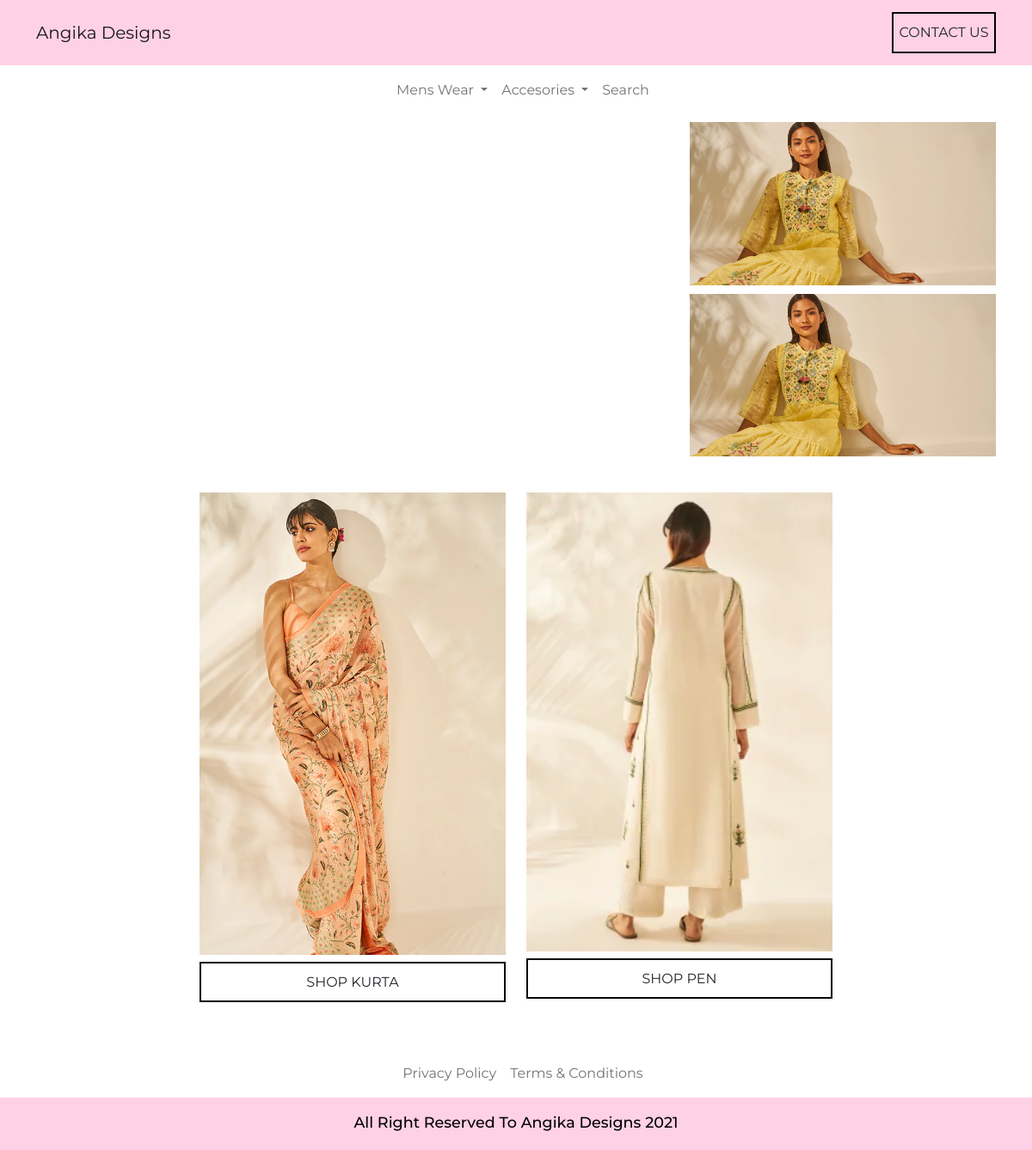
The page / on the database its author committed.
### angikadesignapp/models.py (models this page shows, shortened)
class MainCategories(models.Model):
    for_title = models.CharField(max_length=100)

class Categories(models.Model):
    main_cat = models.ForeignKey(MainCategories, on_delete=models.CASCADE,null=True)
    title = models.CharField(max_length=100)
    portrait_image = models.ImageField(upload_to="categories")
    landscape_image = models.ImageField(upload_to="categories", null=True)
    mention_with_pink_bg = models.BooleanField(default=False)
    slug = models.SlugField(unique=True, blank=True)

### angikadesignapp/views.py (the view)
# urls.py: 2. Add a URL to urlpatterns:  path('', views.home, name='home')
def home(request):
    meta_tag = MetaTags.objects.all()
    social_link = Angika_Link.objects.all()
    main_cat = MainCategories.objects.all()
    cat = Categories.objects.all()
    new_list_with_two_item = []
    list_cat = [ i for i in cat ]
    if len(list_cat)>1:
        random.shuffle(list_cat)
        for i in range(2):
            new_list_with_two_item.append(list_cat[i])
    carousel_image= Carousel.objects.all()
    context = {
        'social':social_link,
        'cat':cat,
        'cat_photo':new_list_with_two_item,
        'carousel':carousel_image,
        'main_cat':main_cat,
        'tag':meta_tag
    }
    return render(request, 'index.html', context)

### angikadesignapp/templates/index.html (shortened to what this page needs)
{% extends 'base.html' %}
{% block mainCont %}
<section class="mainImageSec">
    <div class="container">
        <div class="row">
            <div class="col-lg-8 col-12">
                <div id="carouselExampleControls" class="carousel slide" data-bs-ride="carousel">
                    <button class="carousel-control-prev" type="button" data-bs-target="#carouselExampleControls"
                        data-bs-slide="prev">
                        <span class="carousel-control-prev-icon" aria-hidden="true"></span>
                    </button>
                    <button class="carousel-control-next" type="button" data-bs-target="#carouselExampleControls"
                        data-bs-slide="next">
                        <span class="carousel-control-next-icon" aria-hidden="true"></span>
                    </button>
                </div>
            </div>
            <div class="col-lg-4 col-12">
                <div class="mainImageSecMainCard">
                    {% if cat_photo %}
                    {% for i in cat_photo %}
                    <div class="mainImageSecCard">
                        <a href="/category/{{ i.slug }}/">
                            <img src="{{ i.landscape_image.url }}" class="d-block w-100" alt="{{ i.title }}">
                        </a>
                    </div>
                    {% endfor %}
                    {% endif %}
                </div>
            </div>
        </div>
    </div>
</section>
<section class="mainCategories">
    <div class="container">
        <div class="row text-center justify-content-center">
            {% for i in cat %}
            <div class="col-lg-4 col-10">
                <div class="card mainCategoriesCard">
                    <img src="{{ i.portrait_image.url }}" class="d-block w-100" alt="{{ i.title }} Image">
                    <a href="/category/{{ i.slug }}/" class="btn mt-2 mainBtn">
                        Shop {{ i.title }}
                    </a>
                </div>
            </div>
            {% endfor %}
        </div>
    </div>
</section>
{% endblock mainCont %}

### angikadesignapp/templates/base.html (shortened to what this page needs)
<!doctype html>
<html lang="en">
<head>
    {% load static %}
    <link href="https://cdn.jsdelivr.net/npm/bootstrap@5.0.2/dist/css/bootstrap.min.css" rel="stylesheet"
>
    <link rel="stylesheet" href="{% static 'css/styleindex.css' %}">
    <link rel="stylesheet" href="https://cdnjs.cloudflare.com/ajax/libs/font-awesome/5.15.3/css/all.min.css"
 />
</head>
<body>
    <nav class="navbar navbar-light fixed-top mainNav">
        <div class="container">
            <div class="mainNavHeading">
                {% if i.social %}
                {% for i in social %}
                {% if i.logo and i.include_this_logo_in_navbar %}
                <a href="{% url 'home' %}" class="navbar-brand">
                    <img src="{{ i.logo.url }}" width="50px" alt="angika designs logo">
                    Angika Designs
                </a>
                {% else %}
                <a href="{% url 'home' %}" class="navbar-brand">
                    Angika Designs
                </a>
                {% endif %}
                {% endfor %}
                {% else %}
                <a href="{% url 'home' %}" class="navbar-brand">
                    Angika Designs
                </a>
                {% endif %}
            </div>
            <div class="d-flex">
                <a href="#footerId"><button class="btn mainBtn">Contact Us</button></a>
            </div>
        </div>
    </nav>
    <div class="container categoriesNavbar">
        <nav class="navbar navbar-light bg-white">
            <div class="container-fluid">
                <ul class="navbar-nav navCat mx-auto">
                    {% if main_cat %}
                    {% for i in main_cat %}
                    <li class="nav-item dropdown navCatLi">
                        <a class="nav-link dropdown-toggle" href="#" id="navbarDropdown" data-hover="dropdown"
                            data-bs-toggle="dropdown" aria-expanded="true">
                            {{ i.for_title }}
                        </a>
                    </li>
                    {% endfor %}
                    {% endif %}
                    <li class="nav-item navCatLi">
                        <a class="nav-link" data-bs-toggle="collapse" href="#collapseExample" role="button"
                            aria-expanded="false" aria-controls="collapseExample">
                            Search
                        </a>
                    </li>
                </ul>
            </div>
        </nav>
    </div>
    {% block mainCont %}
    {% endblock mainCont %}
    <section class="footersec" id="footerId">
    </section>
    <div class="container">
        <nav class="navbar navbar-light bg-white">
            <div class="container-fluid">
                <ul class="navbar-nav navCat mx-auto">
                    <li class="nav-item navCatLi">
                        <a class="nav-link" href="{% url 'privacy' %}">Privacy Policy</a>
                    </li>
                    <li class="nav-item navCatLi">
                        <a class="nav-link" href="{% url 'terms' %}">Terms & Conditions</a>
                    </li>
                </ul>
            </div>
        </nav>
    </div>
    <section class="copyrightrow">
        <div class="container">
            <div class="row">
                <div class="col-lg-8 text-center mx-auto">
                    <p class="footercopyright">
                        All Right Reserved To Angika Designs
                        <span id="copyrightYear"></span>
                    </p>
                </div>
            </div>
        </div>
    </section>
</body>
</html>

### angikadesignapp/static/css/styleindex.css (style rules this page uses)
* { margin: 0; padding: 0; box-sizing: border-box; font-family: "Montserrat", sans-serif; }
a { text-decoration: none; }
li { list-style: none; }
:root { --mainCol: #000; --accentCol: #ffd1e6; }
.mainNav { height: auto; background-color: var(--accentCol); }
.mainBtn { font-size: 1rem; text-transform: uppercase; line-height: 1.1; margin: 0.4rem 0; padding: 0.8rem 0.4rem; border: 2px solid #000; outline: none; border-radius: 0; }
.categoriesNavbar { margin-top: 4.8rem; }
.navCat { flex-direction: row; }
.navCatLi { display: inline; margin-left: 1rem; }
.mainImageSec { margin-top: 0.6rem; width: 100%; height: auto; }
.mainImageSecCard { margin-bottom: 0.6rem; }
.mainCategories { margin-top: 2rem; width: 100%; height: auto; }
.mainCategoriesCard { border: none; }
.footersec { width: 100%; height: auto; background-color: #ffffff; padding-bottom: 1rem; margin-top: 2rem; }
.copyrightrow { background-color: var(--accentCol); }
.footercopyright { margin-top: 1rem; margin-bottom: 1.2rem; font-size: 1.1rem; font-weight: 500; color: #000; }

### rows shown on the page
MainCategories: for_title "Mens Wear"
MainCategories: for_title "Accesories"
Categories: landscape_image (picture), portrait_image (picture), title "KURTA"
Categories: landscape_image (picture), portrait_image (picture), title "PEN"
